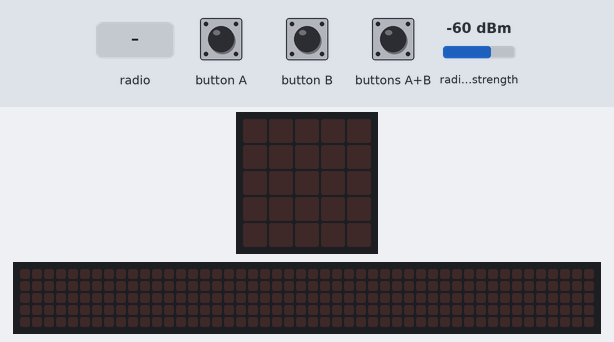
Bench run of a program on a simulated BBC micro:bit (MakeCode). Parts: the board's 5×5 LED display, a strip that is not on the board, showing the scrolling text unrolled. The inputs (shaded band) are chosen by the test bench; at power-on: radio signal strength -60 dBm. The 48×5 strip is a reading aid, not a part: it shows the text the display is scrolling, unrolled, one strip-width of it at a time.

Above: at 1.2 s.
1.3 s: radio message "1" arrives
At 4.67 s:
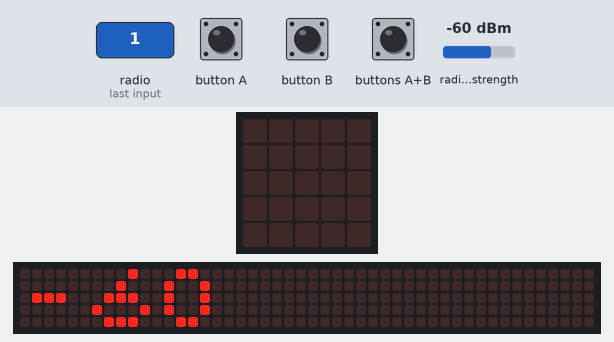
9.6 s: radio message "0" arrives
At 9.97 s:
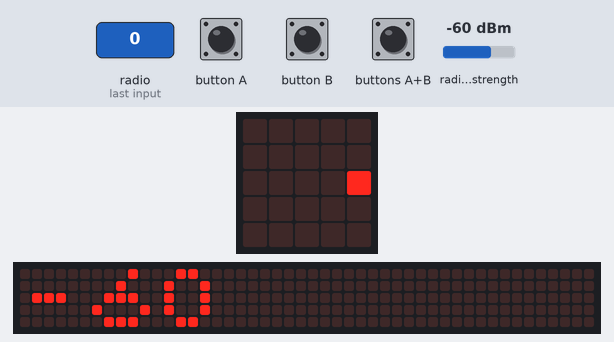
12.6 s: radio message "5" arrives
At 13.72 s:
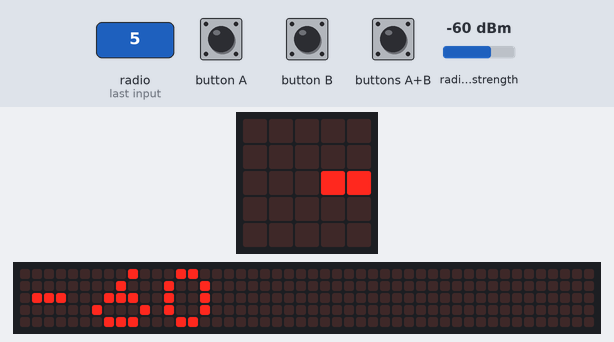
Timing chart, 0 to 15.6 s (numbered marks = the images above; inputs shaded):
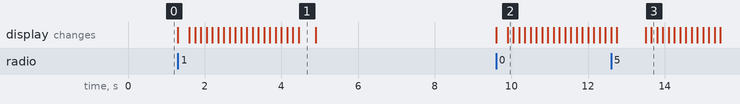

Measured:
- after the input at 1.3 s, the display: changes at once (image 1)
- after the input at 9.6 s, the display: first changes at once (image 2 shows a later state)
- what the display in image 1 shows lasts 0.4 s, from 4.5 s to 4.9 s

The program:

main.ts
```typescript
radio.onReceivedNumber(function (receivedNumber) {
    basic.showString("" + (radio.receivedPacket(RadioPacketProperty.SignalStrength)))
})
input.onButtonPressed(Button.A, function () {
    radio.sendString("A")
})
input.onButtonPressed(Button.AB, function () {
    radio.sendString("2")
})
radio.onReceivedString(function (receivedString) {
    basic.showString("" + (radio.receivedPacket(RadioPacketProperty.SignalStrength)))
})
input.onButtonPressed(Button.B, function () {
    radio.sendString("B")
})
radio.setGroup(68)
radio.setTransmitPower(7)
radio.setFrequencyBand(68)
```

test.ts
```typescript
// les tests vont ici ; cela ne sera pas compilé si ce paquet est utilisé en tant qu'extension.
```
